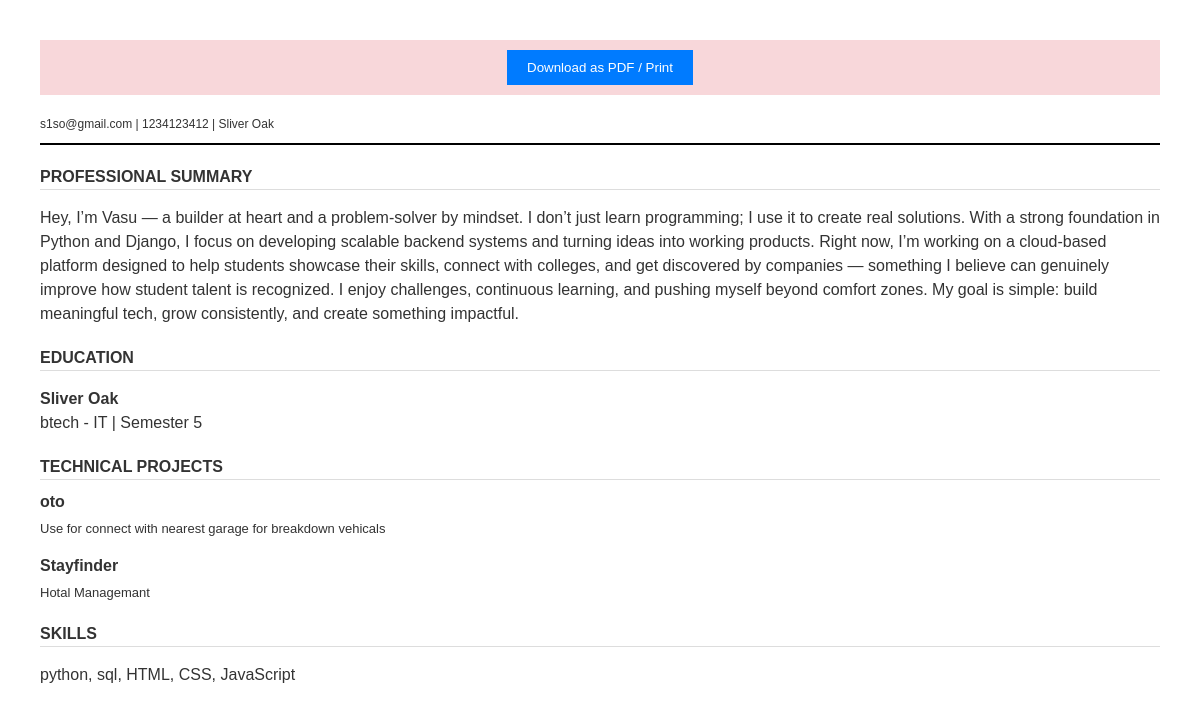
Page /student/generate-resume/ (signed in) on the earlier database version.
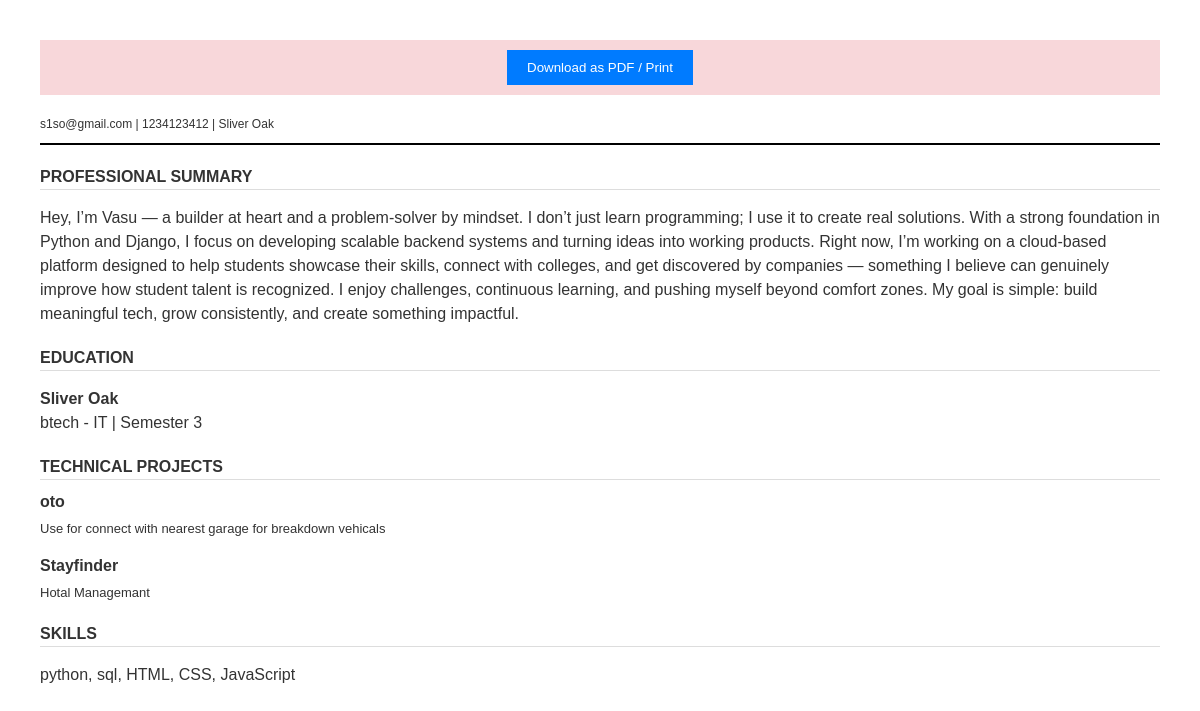
Same page on the later database version.
### students/models.py (models this page shows, shortened)
class StudentProfile(models.Model):
    user = models.OneToOneField(settings.AUTH_USER_MODEL, on_delete=models.CASCADE, related_name='student_profile')
    college = models.ForeignKey(College, on_delete=models.CASCADE)
    department = models.ForeignKey(Department, on_delete=models.CASCADE)
    enrollment_number = models.CharField(max_length=20)
    bio = models.TextField(blank=True, null=True, help_text="Short professional summary")
    education_details = models.TextField(blank=True, null=True, help_text="e.g. B.Tech in Computer Science")
    skills_csv = models.CharField(max_length=500, blank=True, null=True, help_text="Comma separated skills like: Django, React, Python")
    job_title = models.CharField(max_length=100, blank=True, null=True, default="Software Developer")
    birthday = models.DateField(blank=True, null=True, help_text="Format: YYYY-MM-DD")
    location = models.CharField(max_length=200, blank=True, null=True, help_text="e.g. Gandhinagar, Gujarat, India")
    THEME_CHOICES = (
        ('modern', 'Modern Business'),
        ('minimal', 'Clean Minimalist'),
        ('hacker', 'Terminal Developer'),
    )
    portfolio_theme = models.CharField(max_length=20, choices=THEME_CHOICES, default='modern')
    semester = models.IntegerField(default=1)
    pending_semester = models.IntegerField(blank=True, null=True)
    mentor = models.ForeignKey(
        settings.AUTH_USER_MODEL,
        on_delete=models.SET_NULL, null=True, blank=True,
        related_name='mentored_students',
        limit_choices_to={'role': 'FACULTY'}
    )
    github_url = models.URLField(blank=True, null=True)
    linkedin_url = models.URLField(blank=True, null=True)
    resume = models.FileField(upload_to='resumes/', blank=True, null=True)
    is_profile_public = models.BooleanField(default=False)

class Project(models.Model):
    student = models.ForeignKey(StudentProfile, on_delete=models.CASCADE, related_name='projects')
    title = models.CharField(max_length=200)
    description = models.TextField()
    is_public = models.BooleanField(default=True)
    cover_image = models.ImageField(upload_to='project_covers/', blank=True, null=True)
    video_demo = models.FileField(upload_to='project_videos/', blank=True, null=True)
    github_repo_link = models.URLField(blank=True)
    source_code_zip = models.FileField(upload_to='project_code/', blank=True, null=True)
    is_verified = models.BooleanField(default=False)
    verified_by = models.ForeignKey(settings.AUTH_USER_MODEL, on_delete=models.SET_NULL, null=True, blank=True, related_name='verified_projects')
    faculty_remarks = models.TextField(blank=True, null=True)
    needs_revision = models.BooleanField(default=False)

### accounts/models.py (models this page shows, shortened)
class User(AbstractUser):
    class Role(models.TextChoices):
        ADMIN = "ADMIN", "Admin"
        HOD = "HOD", "HOD"
        FACULTY = "FACULTY", "Faculty"
        STUDENT = "STUDENT", "Student"
        RECRUITER = "RECRUITER", "Recruiter"
    base_role = Role.ADMIN
    role = models.CharField(max_length=50, choices=Role.choices)
    profile_pic = models.ImageField(upload_to='profile_pics/', blank=True, null=True)
    phone_number = models.CharField(max_length=15, blank=True, null=True)
    is_verified = models.BooleanField(default=False)
    profile_pic = models.ImageField(upload_to='profile_pics/', default='default.jpg', blank=True, null=True)

### college/models.py (models this page shows, shortened)
class College(models.Model):
    name = models.CharField(max_length=255)
    address = models.TextField()
    website = models.URLField(blank=True)

### students/views.py (the view)
# urls.py: path('generate-resume/', views.generate_resume, name='generate_resume'),
@login_required
def generate_resume(request):
    profile = request.user.student_profile
    projects = Project.objects.filter(student=profile, is_verified=True)[:3] # Top 3 projects
    return render(request, 'students/resume_template.html', {
        'profile': profile,
        'projects': projects,
    })

### accounts/context_processors.py (called while the page is built)
def user_notifications(request):
    if request.user.is_authenticated:
        unread = request.user.notifications.filter(is_read=False)
        return {'unread_notifications': unread, 'unread_count': unread.count()}
    return {}

### templates/students/resume_template.html (shortened to what this page needs)
<!DOCTYPE html>
<html>
<head>
</head>
<body>
    <div class="no-print" style="background: #f8d7da; padding: 10px; text-align: center; margin-bottom: 20px;">
        <button onclick="window.print()" style="padding: 10px 20px; background: #007bff; color: white; border: none; cursor: pointer;">
            Download as PDF / Print
        </button>
    </div>
    <div class="resume-header">
        <div class="contact-info">
            {{ profile.user.email }} | {{ profile.user.phone_number }} | {{ profile.college.name }}
        </div>
    </div>
    <div class="section-title">Professional Summary</div>
    <p>{{ profile.bio }}</p>
    <div class="section-title">Education</div>
    <p><strong>{{ profile.college.name }}</strong><br>
    {{ profile.education_details }} | Semester {{ profile.semester }}</p>
    <div class="section-title">Technical Projects</div>
    {% for project in projects %}
    <div class="project-item">
        <span class="project-title">{{ project.title }}</span>
        <p style="font-size: 13px; margin: 5px 0;">{{ project.description|truncatewords:40 }}</p>
    </div>
    {% endfor %}
    <div class="section-title">Skills</div>
    <p>{{ profile.skills_csv }}</p>
</body>
</html>

### templates/students/resume_template.html (style rules this page uses)
body { font-family: 'Arial', sans-serif; line-height: 1.5; color: #333; margin: 0; padding: 40px; }
.resume-header { border-bottom: 2px solid #000; padding-bottom: 10px; margin-bottom: 20px; }
.contact-info { font-size: 12px; }
.section-title { font-weight: bold; text-transform: uppercase; border-bottom: 1px solid #ddd; margin: 20px 0 10px 0; }
.project-item { margin-bottom: 15px; }
.project-title { font-weight: bold; }

Differences in the rows shown:
changed StudentProfile "btech - IT": semester "5" → "3"
